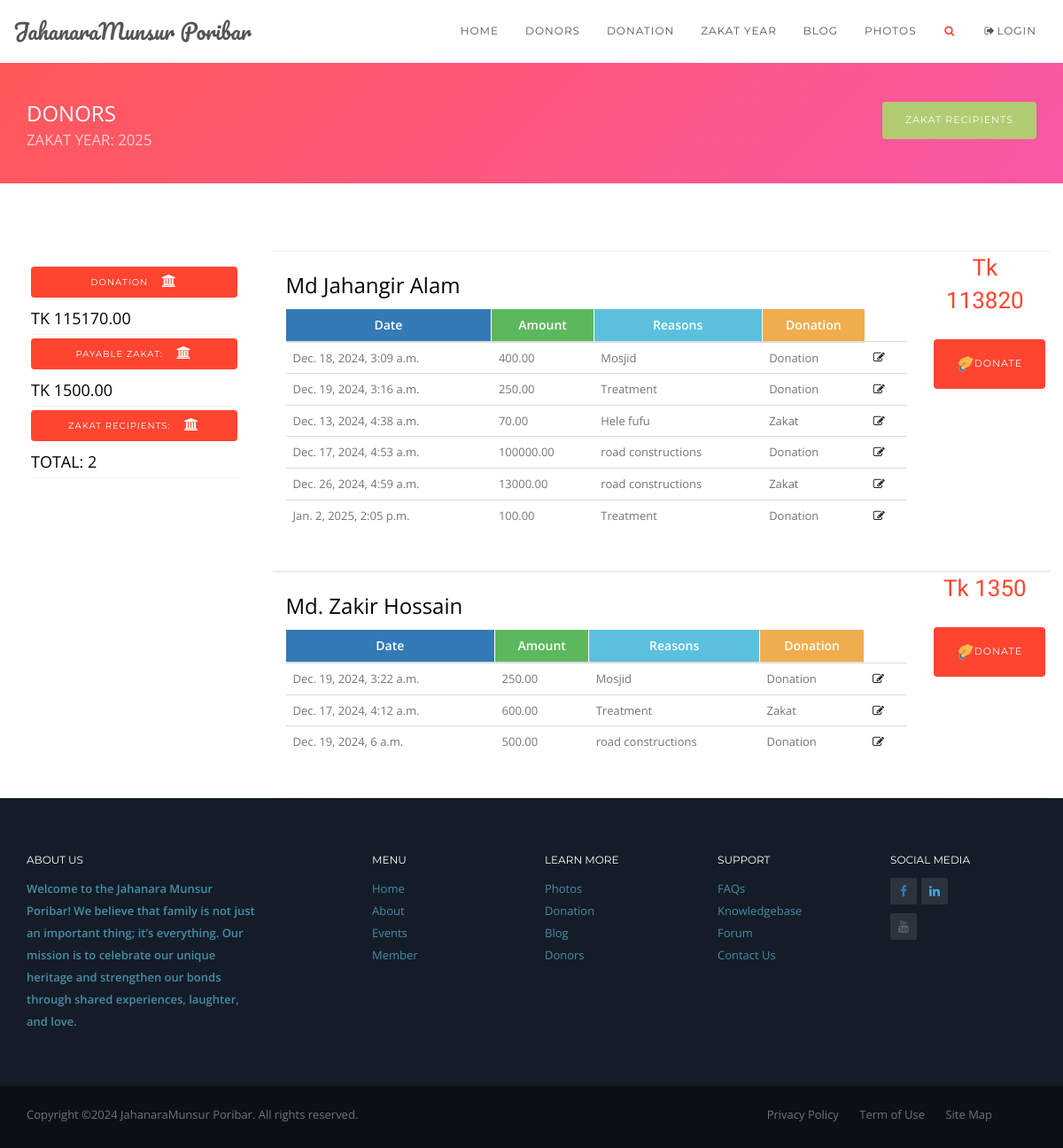
/donors/, run on an earlier commit of the app's database.
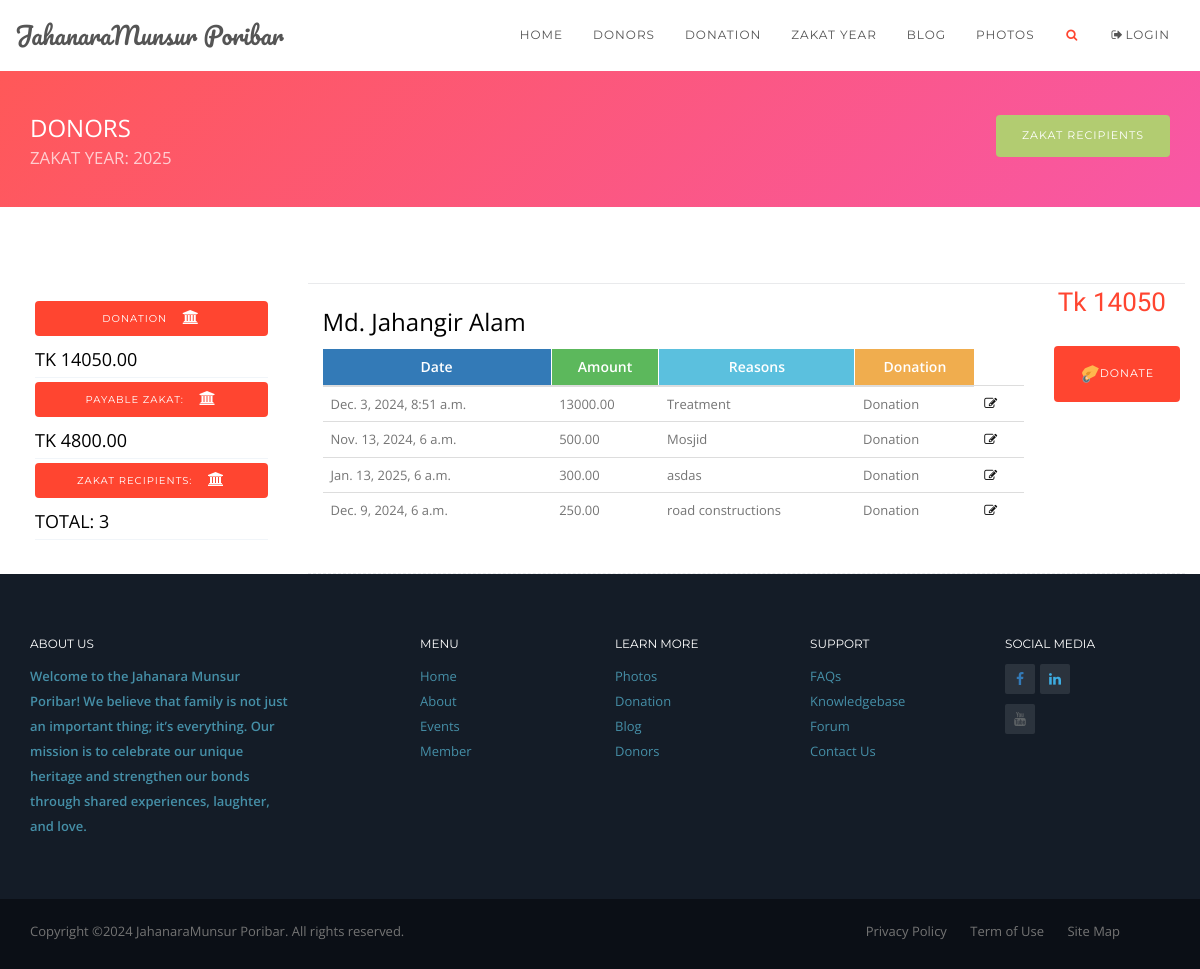
And on a later commit of the database.
### zapp/models.py (models this page shows, shortened)
class Donors(models.Model):
	name = models.CharField(max_length=200,blank=True,null=True)
	mobile_no = models.CharField(max_length=20,blank=True,null=True)
	class Meta:
		verbose_name_plural='DONORS'

class DonateInfo(models.Model):
	d_name = models.ForeignKey(Donors,on_delete=models.CASCADE,related_name='giver')
	donate_amt = models.DecimalField(max_digits=10,decimal_places=2,default=0)
	sub_total = models.DecimalField(max_digits=10,decimal_places=2,default=0,null=True,blank=True)
	grand_total = models.DecimalField(max_digits=10,decimal_places=2,default=0,null=True,blank=True)
	zakat_year = models.IntegerField(_('year'),choices=YEAR_CHOICES,default=datetime.datetime.now().year)
	message = models.CharField(max_length=200,null=True,blank=True)
	donation_type = models.CharField(max_length=50,null=True,choices=DonationType.choices)
	record_date = models.DateTimeField(null=True,blank=True)
	created_at = models.DateTimeField(auto_now_add=True)
	updated_at = models.DateTimeField(auto_now=True)
	is_archived = models.BooleanField(default=False)
	class Meta:
		verbose_name_plural='DONATE INFO'

### zapp/views.py (the view)
# urls.py: path('donors/',views.Donor,name='donors'),
def Donor(request):
	name = Donors.objects.all()
	donate_info = DonateInfo.objects.all()
	''' donor individual total amount /row wise total'''
	donors_info = Donors.objects.annotate(
        donors_subtotal=Sum('giver__donate_amt')
    )
	try:
		recipients_list = ZakatRecipients.objects.exclude(recipients_name__isnull=True)
		recipients_num =recipients_list.count()
	except ZakatRecipients.DoesNotExist:
		messages.warning(request,'No recipients found')
	total_donate_amount = 0
	for i in donate_info:
		total_donate_amount += i.donate_amt
	proposed_zakat_amount=0
	for i in recipients_list:
		proposed_zakat_amount += i.zakat_money
	context = {
		'dname':name,
		'donate_info':donate_info,
		'donors_info':donors_info,
		'total_donate_amount':total_donate_amount,
		'proposed_zakat_amount':proposed_zakat_amount,
		'recipients_num':recipients_num
	}
	return render(request,'zakat/zdonors.html',context) # old:zcontributors.html

### templates/zakat/zdonors.html (shortened to what this page needs)
{% include 'common/zbase.html' %}
{% load static %}
<body  id="topPage" data-spy="scroll" data-target=".navbar" data-offset="100">
	{% include 'common/znavbar.html' %}
	<header class="bg-grad-day-tripper mt70">
		<div class="container">
			<div class="row mt20 mb30">
				<div class="col-md-6 text-left">
					<h3 class="color-light text-uppercase">Donors<small class="color-light alpha7">zakat year: {% now 'Y' %}</small></h3>
				</div>
				<div class="col-md-6 text-right pt25">
					<a href="{% url 'zakat_recipients' %}" class="button button-md button-green hover-ripple-out pull-right">Zakat Recipients</a>
				</div>
			</div>
		</div>
	</header>
	<div id="shop" class="bg-light pt25">
		<div class="container">
			<div class="row">
				<div class="col-md-9 col-md-push-3">
					<div class="row mt25 mb25 animated" data-animation="fadeInDown" data-animation-delay="100">
						<div class="col-md-9 col-sm-2 col-xs-2 pull-left">
						</div>
					</div>
					{% if dname %}
						{% for d in donors_info %}
					<div class="row bt-solid-1 bb-dashed-1 pb25">
						<div class="col-md-10 col-sm-4 col-xs-12">
							<h3>{{d.name}}</h3>
							<div class="row">
								<div class="col-md-12">
									<table class="table table-colored">
										<thead>
											<tr>
											<th class="bg-primary text-center">Date</th>
											<th class="bg-success text-center">Amount</th>
											<th class="bg-info text-center">Reasons</th>
											<th class="bg-warning text-center">Donation</th>
											</tr>
										</thead>
										<tbody>
											{% for inf in donate_info %}
												{% if inf.d_name.name in d.name %}
											<tr>
											<td>{{inf.record_date}}</td>
											<td>{{inf.donate_amt}}</td>
											<td>{{inf.message}}</td>
											<td>{{inf.get_donation_type_display}}</td>
											<td><a href="{% url 'update_donation' inf.id %}"><i class="fa fa-fw">&#xf044</i></a></td>
											</tr>
												{% endif %}
											{% endfor %}
										</tbody>
									</table>
								</div>
							</div>
						</div>
						<div class="col-md-2 col-sm-4 col-xs-12 text-center">
							<div class="shop-item-detail-price">
								<ins><span class="amount">Tk {{d.donors_subtotal}}</span></ins><br>
							</div>
							<a href="{% url 'donate' d.id %}" class="button button-md button-pasific hover-icon-wobble-horizontal mt25"><img class="flaticon" alt="flat icon" src="{% static 'assets/img/flat-icon/donate.svg' %}" width="20" height="30" title="donate.svg"/>Donate</a>
						</div>
					</div>
					{% endfor %}
					{% else %}
					<div class="col-md-9 col-sm-4 col-xs-12">
						<h3>Donor is not added</h3>
					</div>
					{% endif %}
				</div>
				<br><br>
				<div id="sidebar" class="col-md-3 col-md-pull-9 mt25 animated" data-animation="fadeInLeft" data-animation-delay="250">
					<div class="pr25 pl25 clearfix">
						<h5 class="mt25">
							<a class="button button-block button-pasific button-sm hover-ripple-out mt-30">Donation<i class="fa fa-fw">&#xf19c</i></a>
							<span class="text-pasific">Tk {{total_donate_amount}}</span>
						</h5>
						<h5 class="mt25">
							<a class="button button-block button-pasific button-sm hover-ripple-out mt-30">Payable zakat:<i class="fa fa-fw">&#xf19c</i></a>
							<span class="text-pasific">Tk {{proposed_zakat_amount}}</span>
						</h5>
						<h5 class="mt25">
							<a class="button button-block button-pasific button-sm hover-ripple-out mt-30">Zakat Recipients:<i class="fa fa-fw">&#xf19c</i></a>
							{% if recipients_num %}<span class="text-pasific">Total: {{recipients_num}}</span>{% else %}
							<p>{% include 'common/alerts.html' %}</p>{% endif %}
						</h5>
					</div>
				</div>
			</div>
		</div>
	</div>
	{% include 'common/zfooter.html' %}
</body>

### templates/common/zbase.html (shortened to what this page needs)
{% load static %}
<!DOCTYPE html>
<html lang="en">
    <head>
        <link rel="stylesheet" href="{% static 'assets/css/core/bootstrap-3.3.7.min.css' %}">
        <link rel="stylesheet" href="{% static 'assets/css/core/animate.min.css' %}">
        <link rel="stylesheet" href="{% static 'assets/css/main/main.css' %}">
        <link rel="stylesheet" href="{% static 'assets/css/main/setting.css' %}">
        <link rel="stylesheet" href="{% static 'assets/css/main/hover.css' %}">
        <link rel="stylesheet" href="{% static 'assets/css/magnific/magic.min.css' %}">
        <link rel="stylesheet" href="{% static 'assets/css/magnific/magnific-popup.css' %}">
        <link rel="stylesheet" href="{% static 'assets/css/magnific/magnific-popup-zoom-gallery.css' %}">
        <link rel="stylesheet" href="{% static 'assets/css/owl-carousel/owl.carousel.css' %}">
        <link rel="stylesheet" href="{% static 'assets/css/owl-carousel/owl.theme.css' %}">
        <link rel="stylesheet" href="{% static 'assets/css/owl-carousel/owl.transitions.css' %}">
        <link rel="stylesheet" href="{% static 'assets/css/color/pasific.css' %}">
        <link rel="stylesheet" href="{% static 'assets/css/icon/font-awesome.css' %}">
        <link rel="stylesheet" href="{% static 'assets/css/icon/et-line-font.css' %}">
    </head>
    <body  id="page-top" data-spy="scroll" data-target=".navbar" data-offset="100">
    </body>
</html>

### templates/common/znavbar.html (shortened to what this page needs)
{% load static %}
<nav class="navbar navbar-pasific navbar-mp navbar-standart megamenu navbar-fixed-top" style="border-bottom:1px solid #fff;">
	<div class="container-fluid">
		<div class="navbar-header">
			<a class="navbar-brand page-scroll" href="#">
				JahanaraMunsur Poribar
			</a>
		</div>
		<div class="navbar-collapse collapse navbar-main-collapse">
			<ul class="nav navbar-nav">
				<li class="dropdown megamenu-fw has-dropdown-menu"><a href="{% url 'zhome' %}">Home </a>
				</li>
				<li class="dropdown megamenu-fw"><a href="{% url 'donors' %}">Donors </a>
				</li>
				<li class="dropdown"><a href="#" data-toggle="dropdown" class="dropdown-toggle color-light">Donation</a>
				</li>
				<li class="dropdown"><a href="#" data-toggle="dropdown" class="dropdown-toggle color-light">Zakat Year  </a>
				</li>
				<li class="dropdown"><a href="#" data-toggle="dropdown" class="dropdown-toggle color-light">Blog </a>
				</li>
				<li class="dropdown megamenu-fw has-dropdown-menu"><a href="#">Photos </a>
				</li>
				<li><a href="#" data-toggle="modal" data-target="#searchModal"><i class="fa fa-search fa-fw color-pasific"></i></a></li>
				<li>{% if user.is_authenticated %}
					<a href="{% url 'logout' %}" data-toggle="modal"><i class="fa fa-fw">&#xf090</i>logout</a>
					<span>Hi {{user.user_name}}</span>
					{% else %}
					<a href="{% url 'login' %}" data-toggle="modal"><i class="fa fa-fw">&#xf08b</i>login</a>
					{% endif %}
				</li>
			</ul>
		</div>
	</div>
</nav>

### templates/common/zfooter.html
{% load static %}
<div id="footer" class="footer-two bg-dark3 pt50">
	<div class="container-fluid">
		<div class="container pb35">
			<div class="row">
				<div class="col-md-3 col-sm-12 col-xs-12">
					<h6 class="font-montserrat text-uppercase color-light">About Us</h6>
					<p class="color-info alpha7"><strong>Welcome to the Jahanara Munsur Poribar! We believe that family is not just an important thing; it’s everything. Our mission is to celebrate our unique heritage and strengthen our bonds through shared experiences, laughter, and love.</strong></p>
				</div>
				<div class="col-md-2 col-md-offset-1 col-sm-3 col-xs-4">
					<h6 class="font-montserrat text-uppercase color-light">Menu</h6>
					<ul class="no-icon-list">
						<li><a href="#" class="color-info alpha7">Home</a></li>
						<li><a href="#" class="color-info alpha7">About</a></li>
						<li><a href="#" class="color-info alpha7">Events</a></li>
						<li><a href="#" class="color-info alpha7">Member</a></li>
					</ul>
				</div>
				<div class="col-md-2 col-sm-3 col-xs-4">
					<h6 class="font-montserrat text-uppercase color-light">Learn more</h6>
					<ul class="no-icon-list">
						<li><a href="#" class="color-info alpha7">Photos</a></li>
						<li><a href="#" class="color-info alpha7">Donation</a></li>
						<li><a href="#" class="color-info alpha7">Blog</a></li>
						<li><a href="#" class="color-info alpha7">Donors</a></li>
					</ul>
				</div>
				<div class="col-md-2 col-sm-3 col-xs-4">
					<h6 class="font-montserrat text-uppercase color-light">Support</h6>
					<ul class="no-icon-list">
						<li><a href="#" class="color-info alpha7">FAQs</a></li>
						<li><a href="#" class="color-info alpha7">Knowledgebase</a></li>
						<li><a href="#" class="color-info alpha7">Forum</a></li>
						<li><a href="#" class="color-info alpha7">Contact Us</a></li>
					</ul>
				</div>
				<div class="col-md-2 col-sm-3 col-xs-12">
					<h6 class="font-montserrat text-uppercase color-light">Social Media</h6>
					<div class="social social-three">
						<a href="#"><i class="fa fa-facebook color-primary"></i></a>
						<a href="#"><i class="fa fa-linkedin color-blue"></i></a><br><br>
						<a href="#"><i class="fa fa-youtube color-dark"></i></a>
					</div>
				</div>
			</div>
		</div>
	</div>
	<div class="container-fluid bg-dark4 pt20">
		<div class="container">
			<div class="row">
				<div class="col-md-6 col-sm-6 col-xs-6 pull-left">
					<p>Copyright &copy;2024 <a href="#">JahanaraMunsur Poribar</a>. All rights reserved.</p>
				</div>
				<div class="col-md-6 col-sm-6 col-xs-6 pull-right">
					<p class="text-right">
						<a href="#" class="mr20">Privacy Policy</a>
						<a href="#" class="mr20">Term of Use</a>
						<a href="#" class="mr50">Site Map</a>
					</p>
				</div>
			</div>
		</div>
	</div>
</div>

### static/assets/css/main/setting.css (style rules this page uses)
.alpha7 { opacity: .7 !important; }
.bt-solid-1 { border-top: 1px solid #e9eaec; }
.bb-dashed-1 { border-bottom: 1px dashed #e9eaec; }
.color-blue { color: #3dace1 !important; }
.color-light { color: #ffffff !important; }
.color-dark { color: #5f6467 !important; }
.color-primary { color: #337ab7 !important; }
.color-info { color: #5bc0de !important; }
.bg-dark3 { background-color: #141c27 !important; }
.bg-dark4 { background-color: #0b0f16 !important; }
.bg-light { background-color: #ffffff !important; }
.bg-primary { background-color: #337ab7 !important; }
.bg-success { background-color: #5cb85c !important; }
.bg-info { background-color: #5bc0de !important; }
.bg-warning { background-color: #f0ad4e !important; }
.bg-grad-day-tripper { background: #f857a6; background: -webkit-linear-gradient(-45deg, #f857a6, #ff5858); background: -o-linear-gradient(-45deg, #f857a6, #ff5858); background: -moz-linear-gradient(-45deg, #f857a6, #ff5858); background: linear-gradient(-45deg, #f857a6, #ff5858); }
.pt20 { padding-top: 20px; }
.pt25 { padding-top: 25px; }
.pt50 { padding-top: 50px; }
.pr25 { padding-right: 25px; }
.pb25 { padding-bottom: 25px; }
.pb35 { padding-bottom: 35px; }
.pl25 { padding-left: 5px; }
.mt20 { margin-top: 20px; }
.mt25 { margin-top: 25px; }
.mt70 { margin-top: 70px; }
.mr20 { margin-right: 20px; }
.mr50 { margin-right: 50px; }
.mb25 { margin-bottom: 25px; }
.mb30 { margin-bottom: 30px; }
.mt-30 { margin-top: -30px; }

What changed in the data, as far as the page shows it:
removed DonateInfo: record_date "Dec. 13, 2024, 4:38 a.m.", donate_amt "70.00", message "Hele fufu", donation_type "Zakat"
removed DonateInfo: record_date "Dec. 26, 2024, 4:59 a.m.", donate_amt "13000.00", message "road constructions", donation_type "Zakat"
removed DonateInfo: record_date "Jan. 2, 2025, 2:05 p.m.", donate_amt "100.00", message "Treatment", donation_type "Donation"
removed Donors: name "Md. Zakir Hossain", donors_subtotal "1350"
removed DonateInfo: record_date "Dec. 19, 2024, 3:22 a.m.", donate_amt "250.00", message "Mosjid", donation_type "Donation", shown under "Md. Zakir Hossain"
removed DonateInfo: record_date "Dec. 17, 2024, 4:12 a.m.", donate_amt "600.00", message "Treatment", donation_type "Zakat", shown under "Md. Zakir Hossain"
removed DonateInfo: record_date "Dec. 19, 2024, 6 a.m.", donate_amt "500.00", message "road constructions", donation_type "Donation", shown under "Md. Zakir Hossain"
changed Donors: name "Md Jahangir Alam" → "Md. Jahangir Alam"; donors_subtotal "113820" → "14050"
changed DonateInfo: record_date "Dec. 18, 2024, 3:09 a.m." → "Dec. 3, 2024, 8:51 a.m."; donate_amt "400.00" → "13000.00"; message "Mosjid" → "Treatment"
changed DonateInfo: record_date "Dec. 19, 2024, 3:16 a.m." → "Nov. 13, 2024, 6 a.m."; donate_amt "250.00" → "500.00"; message "Treatment" → "Mosjid"
added DonateInfo: record_date "Jan. 13, 2025, 6 a.m.", donate_amt "300.00", message "asdas", donation_type "Donation"
changed DonateInfo "road constructions": record_date "Dec. 17, 2024, 4:53 a.m." → "Dec. 9, 2024, 6 a.m."; donate_amt "100000.00" → "250.00"
Also different on the page:
{{ total_donate_amount }}: "115170.00" → "14050.00"
{{ proposed_zakat_amount }}: "1500.00" → "4800.00"
{{ recipients_num }}: "2" → "3"
